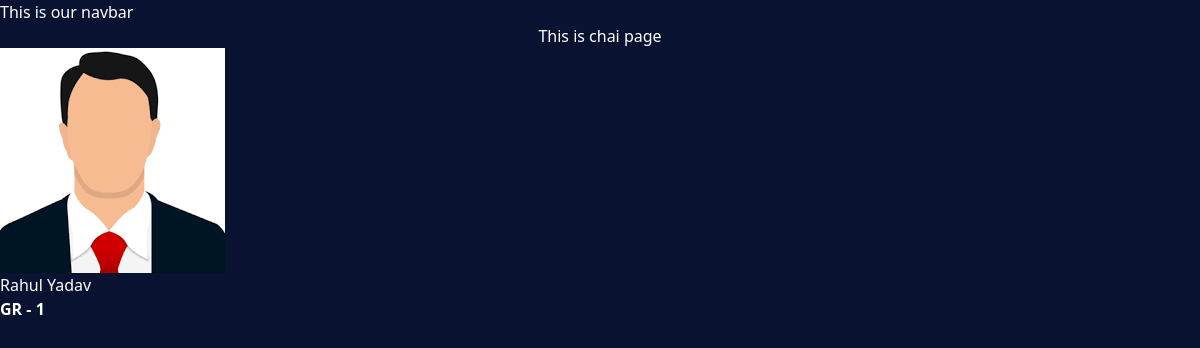
Page /chai/ on the earlier database version.
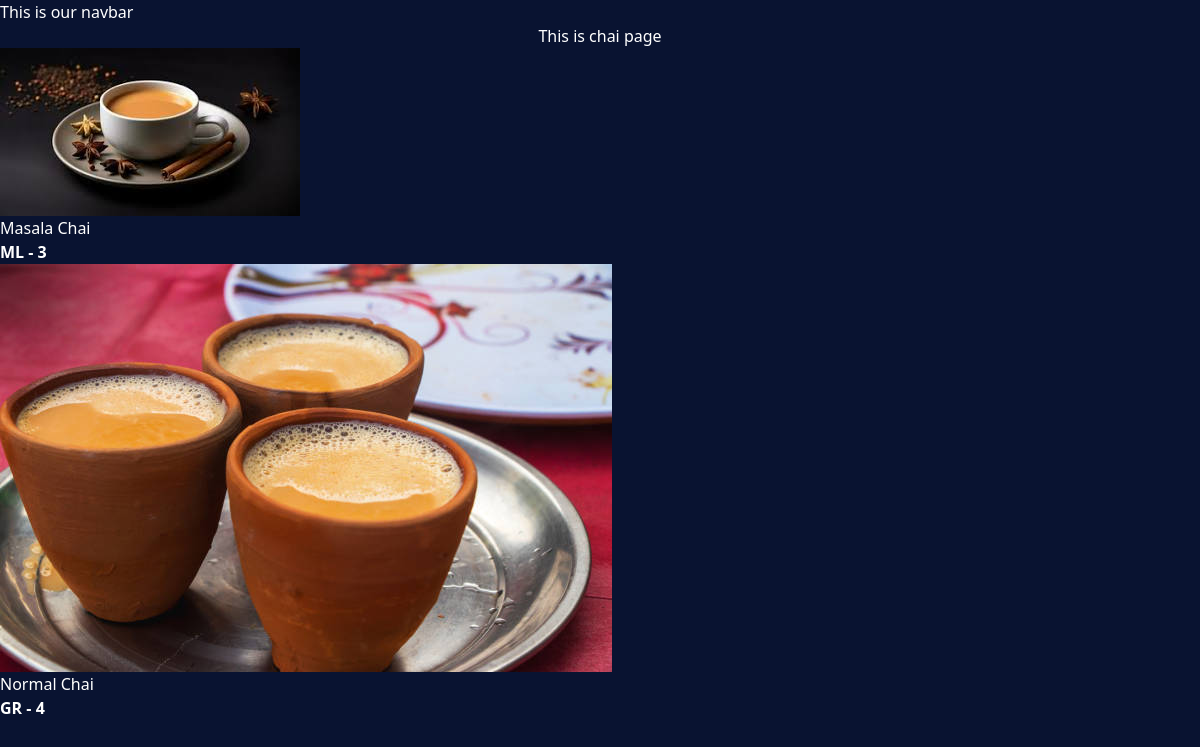
Same page on the later database version.
### chai/models.py (models this page shows, shortened)
class ChaiVariety(models.Model):
    CHAI_TYPE_CHOICE = [
        ('ML','MASALA'),
        ('GR','GINGER'),
        ('KL','KIWI'),
        ('CH','CHOCOLATE'),
        ('EL','PLAINCHAI'),
    ]
    name = models.CharField(max_length=100)
    image = models.ImageField(upload_to='chais/')
    date_added =  models.DateTimeField(default=timezone.now)
    type = models.CharField(max_length=2,choices=CHAI_TYPE_CHOICE)
    description = models.TextField(default='')

### chai/views.py (the view)
# urls.py: path("",views.all_chai,name="all_chai"),
def all_chai(request):
    chais = ChaiVariety.objects.all()
    return render(request,"chai/all_chai.html",{'chais':chais})

### chai/templates/chai/all_chai.html (shortened to what this page needs)
{% extends "layout.html" %}
{% block content %}
<h1>This is chai page</h1>
<div class="grid grid-cols-3 gap-4 m-4">
    {% for chai in chais %}
    <div class="bg-green-500 p-4">
      <img class="rounded shadow-lg" src="{{chai.image.url}}" alt="" />
      <p>{{chai.name}}</p>
      <a href="{% url 'chai_detail' chai.id %}">
        <button
        type="button"
        class = "bg-blue-400 p-2 font-semibold rounded-xl"
        >
        {{chai.type}} - {{chai.id}}
        </button>
      </a>
    </div>
    {% endfor %}
</div>
{% endblock %}

### templates/layout.html (shortened to what this page needs)
{% load static %}
{% load static tailwind_tags %}
<!DOCTYPE html>
<html lang="en">
  <head>
    <link rel="stylesheet" href="{% static 'style.css' %}" />
		{% tailwind_css %}
  </head>
  <body>
    <nav>This is our navbar</nav>
    {% block content %}
    {% endblock %}
  </body>
</html>

### static/style.css (style rules this page uses)
body { background-color: #091331; color: #FFFFFF; }
h1 { text-align: center; font-size: 16px; }

Differences in the rows shown:
removed ChaiVariety: image (placeholder picture), name "Rahul Yadav", type "GR", id "1"
added ChaiVariety: image (picture), name "Masala Chai", type "ML", id "3"
added ChaiVariety: image (picture), name "Normal Chai", type "GR", id "4"
